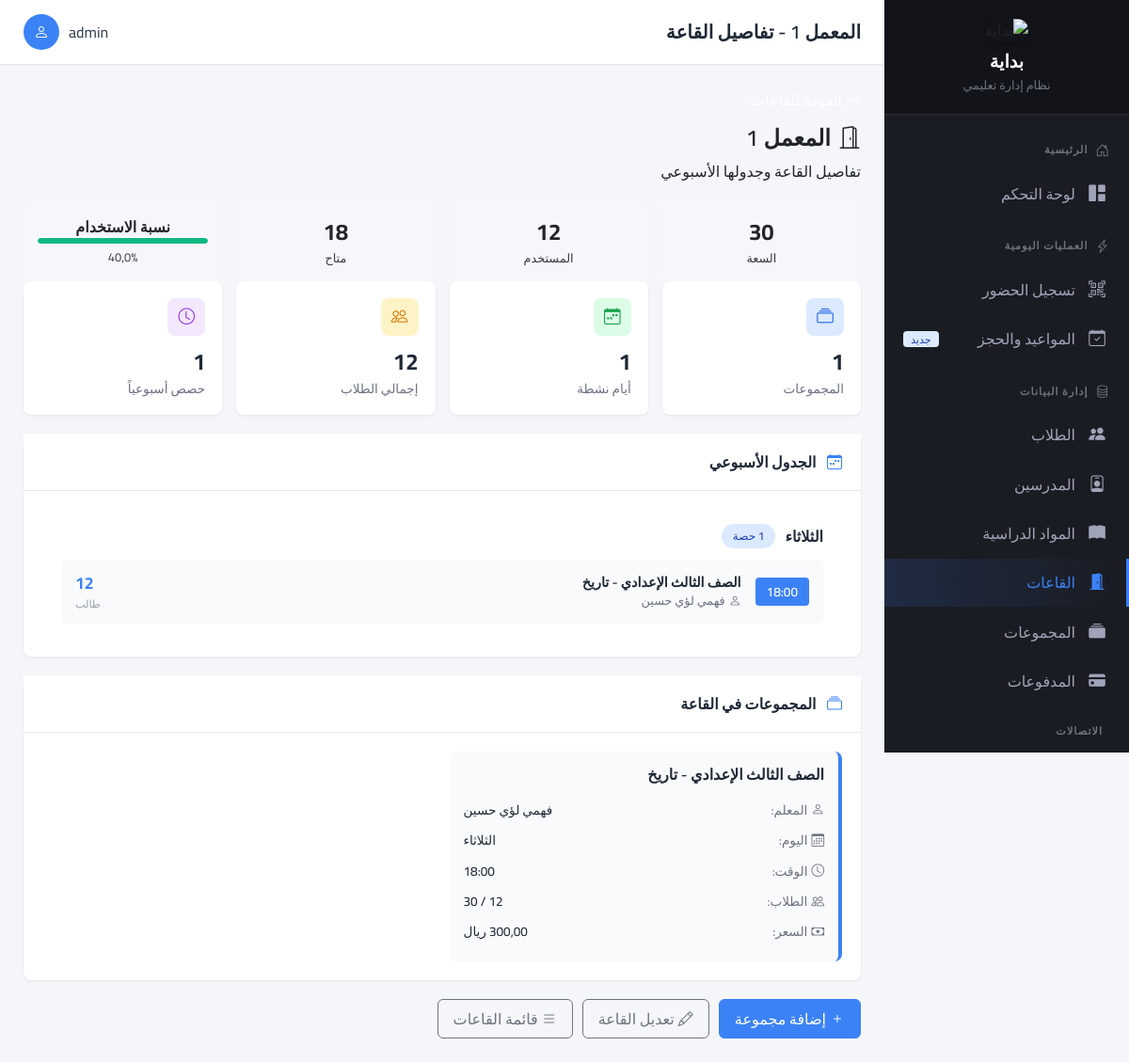
The app's page /teachers/rooms/6/ (signed in), older data.
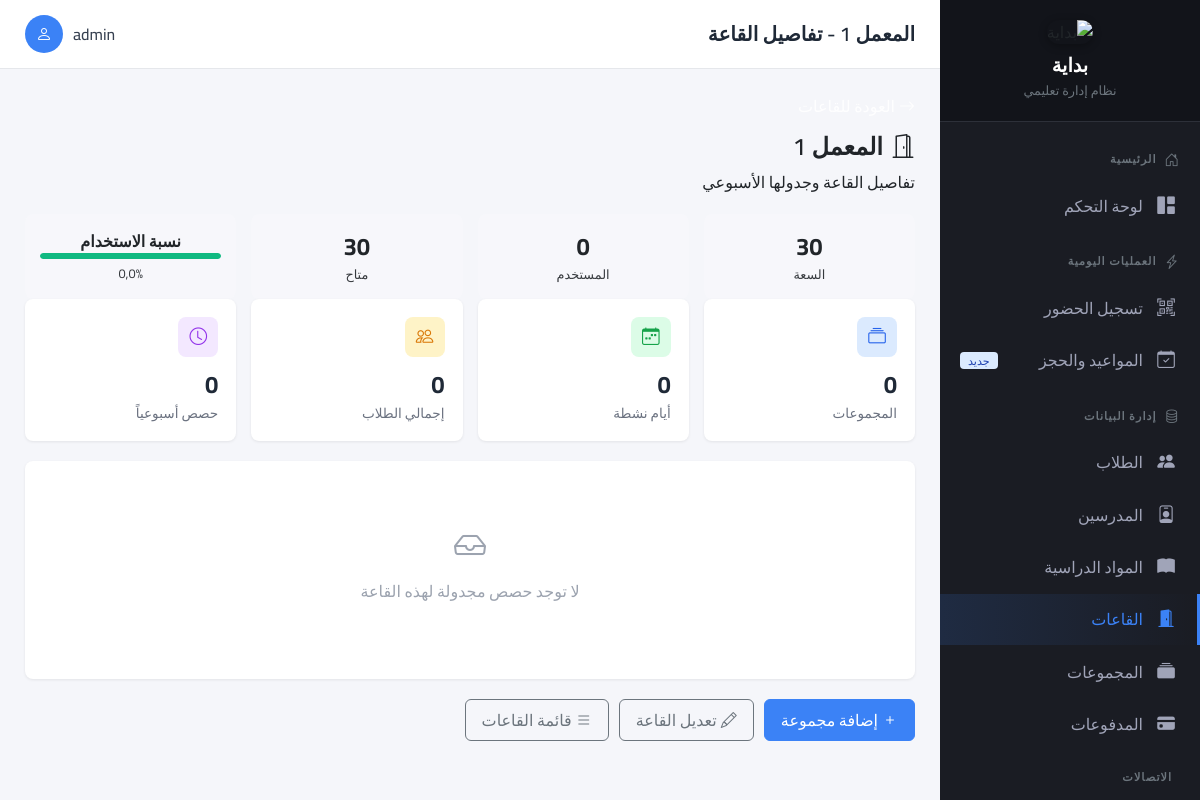
The same page, newer data.
### apps/teachers/models.py (models this page shows, shortened)
class Group(models.Model):
    DAYS_CHOICES = [
        ('Saturday', 'السبت'),
        ('Sunday', 'الأحد'),
        ('Monday', 'الاثنين'),
        ('Tuesday', 'الثلاثاء'),
        ('Wednesday', 'الأربعاء'),
        ('Thursday', 'الخميس'),
        ('Friday', 'الجمعة'),
    ]
    GENDER_CHOICES = [
        ('male', 'بنين فقط'),
        ('female', 'بنات فقط'),
        ('mixed', 'مختلط'),
    ]
    EDUCATION_STAGE_CHOICES = [
        ('primary', 'ابتدائي'),
        ('preparatory', 'إعدادي'),
        ('secondary', 'ثانوي'),
    ]
    EDUCATION_YEAR_CHOICES = [
        ('1', 'الصف الأول'),
        ('2', 'الصف الثاني'),
        ('3', 'الصف الثالث'),
        ('4', 'الصف الرابع'),
        ('5', 'الصف الخامس'),
        ('6', 'الصف السادس'),
    ]
    group_id = models.AutoField(primary_key=True)
    group_name = models.CharField(max_length=100, verbose_name="اسم المجموعة")
    teacher = models.ForeignKey(
        Teacher,
        on_delete=models.PROTECT,
        related_name='groups',
        verbose_name="المدرس"
    )
    room = models.ForeignKey(
        Room,
        on_delete=models.PROTECT,
        related_name='groups',
        verbose_name="القاعة",
        null=True,
        blank=True
    )
    schedule_day = models.CharField(
        max_length=10,
        choices=DAYS_CHOICES,
        verbose_name="يوم الحصة"
    )
    schedule_time = models.TimeField(verbose_name="وقت بداية الحصة")
    duration_minutes = models.PositiveIntegerField(
        default=120,
        verbose_name="مدة الحصة (بالدقائق)",
        help_text="مدة الحصة بالدقائق (مثال: 120 = ساعتين)"
    )
    gender_type = models.CharField(
        max_length=10,
        choices=GENDER_CHOICES,
        default='mixed',
        verbose_name="نوع المجموعة (الجنس)"
    )
    education_stage = models.CharField(
        max_length=20,
        choices=EDUCATION_STAGE_CHOICES,
        blank=True,
        verbose_name="المرحلة الدراسية"
    )
    education_year = models.CharField(
        max_length=5,
        choices=EDUCATION_YEAR_CHOICES,
        blank=True,
        verbose_name="السنة الدراسية"
    )
    standard_fee = models.DecimalField(
        max_digits=10,
        decimal_places=2,
        verbose_name="السعر القياسي"
    )
    center_percentage = models.DecimalField(
        max_digits=5,
        decimal_places=2,
        default=30.00,
        verbose_name="نسبة السنتر %"
    )
    is_active = models.BooleanField(default=True)
    created_at = models.DateTimeField(auto_now_add=True)
    class Meta:
        db_table = 'groups'
        verbose_name = 'مجموعة'
        verbose_name_plural = 'المجموعات'

class Teacher(models.Model):
    teacher_id = models.AutoField(primary_key=True)
    full_name = models.CharField(max_length=255, verbose_name="اسم المدرس")
    phone = models.CharField(max_length=17, verbose_name="رقم الهاتف")
    email = models.EmailField(
        blank=True,
        null=True,
        unique=True,
        verbose_name="البريد الإلكتروني",
        help_text="حقل اختياري"
    )
    subjects = models.ManyToManyField(
        Subject,
        blank=True,
        related_name='teachers',
        verbose_name="التخصصات / المواد"
    )
    specialization = models.CharField(
        max_length=100,
        blank=True,
        verbose_name="التخصص (قديم)"
    )
    photo = models.ImageField(
        upload_to='teachers/photos/',
        blank=True,
        null=True,
        verbose_name="الصورة الشخصية",
        help_text="ضرورية لطباعة ظهر كارنيه الطالب"
    )
    hire_date = models.DateField(verbose_name="تاريخ التعيين")
    is_active = models.BooleanField(default=True, verbose_name="نشط")
    created_at = models.DateTimeField(auto_now_add=True)
    updated_at = models.DateTimeField(auto_now=True)
    class Meta:
        db_table = 'teachers'
        verbose_name = 'مدرس'
        verbose_name_plural = 'المدرسين'
        ordering = ['full_name']

class Room(models.Model):
    room_id = models.AutoField(primary_key=True)
    name = models.CharField(max_length=100, unique=True, verbose_name="اسم القاعة")
    capacity = models.PositiveIntegerField(verbose_name="السعة القصوى")
    is_active = models.BooleanField(default=True, verbose_name="نشط")
    created_at = models.DateTimeField(auto_now_add=True)
    updated_at = models.DateTimeField(auto_now=True)
    class Meta:
        db_table = 'rooms'
        verbose_name = 'قاعة'
        verbose_name_plural = 'القاعات'
        ordering = ['name']

### apps/teachers/views.py (the view)
# urls.py: path('rooms/<int:room_id>/', views.room_detail, name='room_detail'),
@login_required
def room_detail(request, room_id):
    room = get_object_or_404(Room, pk=room_id)
    groups = room.groups.filter(is_active=True).select_related('teacher')
    groups_with_students = []
    total_students = 0
    for group in groups:
        from apps.students.models import StudentGroupEnrollment
        students_count = StudentGroupEnrollment.objects.filter(
            group=group,
            is_active=True
        ).count()
        total_students += students_count
        groups_with_students.append({
            'group': group,
            'students_count': students_count
        })
    from apps.teachers.models import Group
    DAYS = ['Saturday', 'Sunday', 'Monday', 'Tuesday', 'Wednesday', 'Thursday', 'Friday']
    DAYS_AR = {
        'Saturday': 'السبت',
        'Sunday': 'الأحد',
        'Monday': 'الاثنين',
        'Tuesday': 'الثلاثاء',
        'Wednesday': 'الأربعاء',
        'Thursday': 'الخميس',
        'Friday': 'الجمعة'
    }
    weekly_schedule = {}
    for day in DAYS:
        day_groups = groups.filter(schedule_day=day).order_by('schedule_time')
        if day_groups.exists():
            weekly_schedule[day] = {
                'ar_name': DAYS_AR.get(day, day),
                'groups': list(day_groups)
            }
    context = {
        'room': room,
        'groups_with_students': groups_with_students,
        'total_students': total_students,
        'capacity_available': room.capacity - total_students,
        'occupancy_rate': (total_students / room.capacity * 100) if room.capacity > 0 else 0,
        'weekly_schedule': weekly_schedule,
        'DAYS': DAYS
    }
    return render(request, 'teachers/rooms/detail.html', context)

### templates/teachers/rooms/detail.html (shortened to what the changed rows need)
{% extends 'base.html' %}
{% block page_title %}{{ room.name }} - تفاصيل القاعة{% endblock %}
{% block content %}
<div class="detail-header">
    <h1><i class="bi bi-door-open me-2"></i>{{ room.name }}</h1>
    <p>تفاصيل القاعة وجدولها الأسبوعي</p>
    <div class="detail-stats">
        <div class="detail-stat">
            <div class="value">{{ room.capacity }}</div>
            <div class="label">السعة</div>
        </div>
        <div class="detail-stat">
            <div class="value">{{ total_students }}</div>
            <div class="label">المستخدم</div>
        </div>
        <div class="detail-stat">
            <div class="value">{{ capacity_available }}</div>
            <div class="label">متاح</div>
        </div>
        <div class="detail-stat" style="flex: 2;">
            <div class="value" style="font-size: 1rem;">نسبة الاستخدام</div>
            <div class="capacity-bar-bg">
                <div class="capacity-bar-fill {% if occupancy_rate > 90 %}danger{% elif occupancy_rate > 70 %}warning{% endif %}"
                     style="width: {{ occupancy_rate }}%;"></div>
            </div>
            <div class="label" style="margin-top: 5px;">{{ occupancy_rate|floatformat:1 }}%</div>
        </div>
    </div>
</div>
<div class="stats-row">
    <div class="summary-card">
        <div class="icon blue">
            <i class="bi bi-collection"></i>
        </div>
        <div class="value">{{ groups_with_students|length }}</div>
        <div class="label">المجموعات</div>
    </div>
    <div class="summary-card">
        <div class="icon green">
            <i class="bi bi-calendar-week"></i>
        </div>
        <div class="value">{{ weekly_schedule|length }}</div>
        <div class="label">أيام نشطة</div>
    </div>
    <div class="summary-card">
        <div class="icon orange">
            <i class="bi bi-people"></i>
        </div>
        <div class="value">{{ total_students }}</div>
        <div class="label">إجمالي الطلاب</div>
    </div>
    <div class="summary-card">
        <div class="icon purple">
            <i class="bi bi-clock"></i>
        </div>
        <div class="value">{{ groups_with_students|length }}</div>
        <div class="label">حصص أسبوعياً</div>
    </div>
</div>
{% if weekly_schedule %}
<div class="content-card">
    <div class="card-header">
        <i class="bi bi-calendar-week me-2" style="color: #3b82f6;"></i>
        الجدول الأسبوعي
    </div>
    <div class="card-body">
        {% for day_key, day_data in weekly_schedule.items %}
        <div class="schedule-day">
            <div class="day-header">
                <span class="day-name">{{ day_data.ar_name }}</span>
                <span class="day-badge">{{ day_data.groups|length }} حصة</span>
            </div>
            {% for group in day_data.groups %}
            <div class="session-item">
                <div class="session-time">
                    {{ group.schedule_time|date:"H:i" }}
                </div>
                <div class="session-info">
                    <h6>{{ group.group_name }}</h6>
                    <p>
                        <i class="bi bi-person me-1"></i>{{ group.teacher.full_name|default:"-" }}
                    </p>
                </div>
                <div class="session-count">
                    <div class="num">
                        {% for gs in groups_with_students %}
                            {% if gs.group.group_id == group.group_id %}
                                {{ gs.students_count }}
                            {% endif %}
                        {% endfor %}
                    </div>
                    <div class="label">طالب</div>
                </div>
            </div>
            {% endfor %}
        </div>
        {% endfor %}
    </div>
</div>
{% else %}
<div class="content-card">
    <div class="card-body">
        <div class="empty-state">
            <i class="bi bi-inbox"></i>
            <p>لا توجد حصص مجدولة لهذه القاعة</p>
        </div>
    </div>
</div>
{% endif %}
{% if groups_with_students %}
<div class="content-card">
    <div class="card-header">
        <i class="bi bi-collection me-2" style="color: #3b82f6;"></i>
        المجموعات في القاعة
    </div>
    <div class="card-body">
        <div class="groups-grid">
            {% for item in groups_with_students %}
            <div class="group-item">
                <h6>{{ item.group.group_name }}</h6>
                <div class="group-detail">
                    <span class="label"><i class="bi bi-person me-1"></i>المعلم:</span>
                    <span class="value">{{ item.group.teacher.full_name|default:"-" }}</span>
                </div>
                <div class="group-detail">
                    <span class="label"><i class="bi bi-calendar3 me-1"></i>اليوم:</span>
                    <span class="value">{{ item.group.get_schedule_day_display }}</span>
                </div>
                <div class="group-detail">
                    <span class="label"><i class="bi bi-clock me-1"></i>الوقت:</span>
                    <span class="value">{{ item.group.schedule_time|date:"H:i" }}</span>
                </div>
                <div class="group-detail">
                    <span class="label"><i class="bi bi-people me-1"></i>الطلاب:</span>
                    <span class="value">{{ item.students_count }} / {{ room.capacity }}</span>
                </div>
                <div class="group-detail">
                    <span class="label"><i class="bi bi-cash me-1"></i>السعر:</span>
                    <span class="value">{{ item.group.standard_fee }} ريال</span>
                </div>
            </div>
            {% endfor %}
        </div>
    </div>
</div>
{% endif %}
{% endblock %}

Row changes from the older to the newer data that the page shows:
no longer on this page (row edited): Group: schedule_time "18:00", group_name "الصف الثالث الإعدادي - تاريخ", teacher.full_name "فهمي لؤي حسين", students_count "12", group.group_name "الصف الثالث الإعدادي - تاريخ", group.teacher.full_name "فهمي لؤي حسين", group.schedule_day "الثلاثاء", group.schedule_time "18:00", {{ room.capacity }} "30"
Text that changed along with them:
{{ total_students }}: "12" → "0"
{{ capacity_available }}: "18" → "30"
{{ occupancy_rate|floatformat:1 }}: "40,0" → "0,0"
{{ groups_with_students|length }}: "1" → "0"
{{ weekly_schedule|length }}: "1" → "0"
text no longer shown: "الجدول الأسبوعي المجموعات في القاعة"
text now shown: "لا توجد حصص مجدولة لهذه القاعة"
list line gone: "الثلاثاء حصة"
